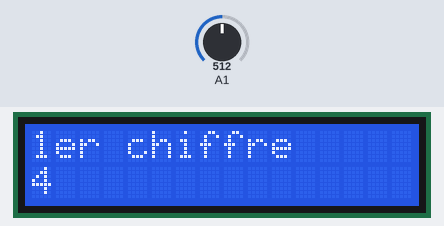
The sketch below on a simulated Arduino Uno, built with avr-gcc and run on an emulated ATmega328P. On the bench: 16×2 character LCD. Inputs (shaded band) come from the test bench; at power-on: A1 = 512.

Above: at 3.2 s.
3.3 s: A1 set to 716
At 3.6 s:
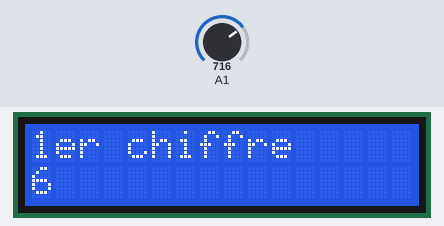
4.8 s: A1 set to 900
At 7.6 s:
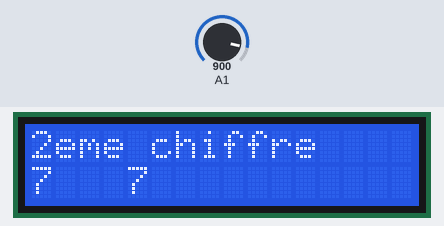
7.8 s: A1 set to 1023
At 23.0 s:
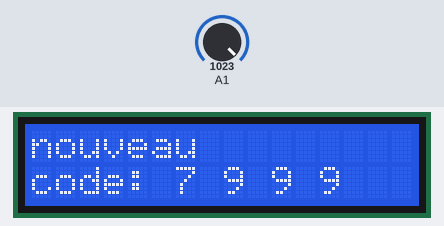
Timing chart, 0 to 23.5 s (numbered marks = the images above; inputs shaded):
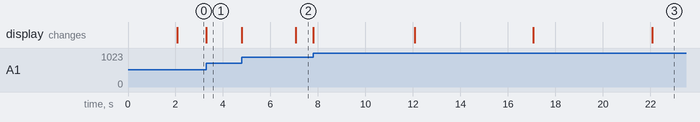

Measured:
- after the input at 3.3 s, the display: changes at once (image 1)

The sketch:

Code.ino
```cpp
#include "LiquidCrystal.h" //ajout de la librairie

#define TCOMB 5000
// le code
int code[4];

//pour le clear
int etat = 0;
// valeur du potentiomatre
int val = 0;
//temps pour determiner les differants changements
unsigned long time1 = 0;
unsigned long time2 = 0;

int cpt = 0;

//ecran LCD
LiquidCrystal lcd(1,3,5,6,7,8,9,10,11,12); //liaison 8 bits de données


void setup() {
  lcd.begin(16,2);
  lcd.setCursor(0,0);
  lcd.print("entrez nv combinaison");
  delay(2000);
  time1 = millis();
}

void loop() {
  //  lcd.clear();
  val = map(analogRead(1),0,1023,0,9);
  lcd.setCursor(0,2);
  if (cpt != 4) {
  lcd.print(val);
  }
  delay(1);
  time2 = millis();

  if (etat == 0) {
    switch(cpt) {
    case 0:
      lcd.clear();
      lcd.setCursor(0,0);
      lcd.print("1er chiffre");
      break;
    case 1:
      lcd.clear();
      lcd.setCursor(0,0);
      lcd.print("2eme chiffre");
      lcd.setCursor(4,1);
      lcd.print(code[0]);
      break;
    case 2:
      lcd.clear();
      lcd.setCursor(0,0);
      lcd.print("3eme chiffre");
      lcd.setCursor(4,1);
      lcd.print(code[0]);
      lcd.setCursor(6,1);
      lcd.print(code[1]);
      break;
    case 3:
      lcd.clear();
      lcd.setCursor(0,0);
      lcd.print("4eme chiffre");
      lcd.setCursor(4,1);
      lcd.print(code[0]);
      lcd.setCursor(6,1);
      lcd.print(code[1]);
      lcd.setCursor(8,1);
      lcd.print(code[2]);
      break;
    case 4:
      lcd.clear();
      lcd.setCursor(0,0);
      lcd.print("nouveau");
      lcd.setCursor(0,1);
      lcd.print("code:");
      lcd.setCursor(6,1);
      lcd.print(code[0]);
      lcd.setCursor(8,1);
      lcd.print(code[1]);
      lcd.setCursor(10,1);
      lcd.print(code[2]);
      lcd.setCursor(12,1);
      lcd.print(code[3]);
      break;
    }
    etat = 1;
  }

  if (((time2-time1) > TCOMB) && (cpt < 4)) {
    code[cpt] = val;
    cpt++;
    etat = 0;
    time1 = millis();
  }


}
```
